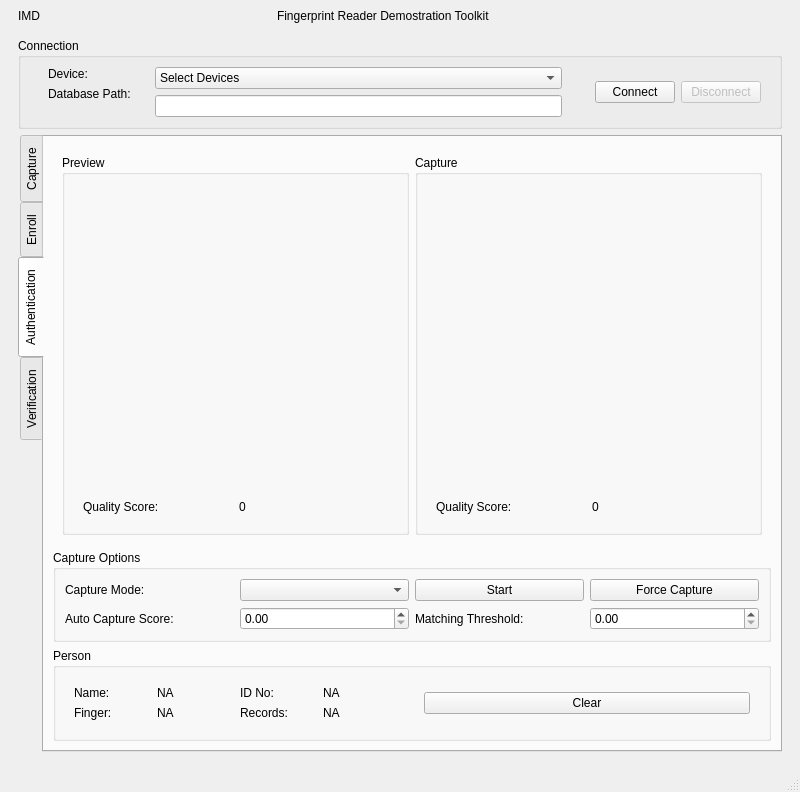
<?xml version="1.0" encoding="UTF-8"?>
<ui version="4.0">
 <class>MainWindow</class>
 <widget class="QMainWindow" name="MainWindow">
  <property name="geometry">
   <rect>
    <x>0</x>
    <y>0</y>
    <width>800</width>
    <height>792</height>
   </rect>
  </property>
  <property name="windowTitle">
   <string>MainWindow</string>
  </property>
  <widget class="QWidget" name="centralwidget">
   <layout class="QVBoxLayout" name="verticalLayout">
    <item>
     <widget class="QWidget" name="widget_2" native="true">
      <property name="sizePolicy">
       <sizepolicy hsizetype="Preferred" vsizetype="Fixed">
        <horstretch>0</horstretch>
        <verstretch>0</verstretch>
       </sizepolicy>
      </property>
      <layout class="QHBoxLayout" name="horizontalLayout">
       <property name="topMargin">
        <number>0</number>
       </property>
       <property name="bottomMargin">
        <number>0</number>
       </property>
       <item>
        <widget class="QLabel" name="label">
         <property name="sizePolicy">
          <sizepolicy hsizetype="Preferred" vsizetype="Preferred">
           <horstretch>2</horstretch>
           <verstretch>0</verstretch>
          </sizepolicy>
         </property>
         <property name="text">
          <string>IMD</string>
         </property>
        </widget>
       </item>
       <item>
        <widget class="QLabel" name="label_2">
         <property name="sizePolicy">
          <sizepolicy hsizetype="Preferred" vsizetype="Preferred">
           <horstretch>4</horstretch>
           <verstretch>0</verstretch>
          </sizepolicy>
         </property>
         <property name="text">
          <string>Fingerprint Reader Demostration Toolkit</string>
         </property>
        </widget>
       </item>
      </layout>
     </widget>
    </item>
    <item>
     <widget class="QWidget" name="widget" native="true">
      <property name="sizePolicy">
       <sizepolicy hsizetype="Preferred" vsizetype="Expanding">
        <horstretch>0</horstretch>
        <verstretch>0</verstretch>
       </sizepolicy>
      </property>
      <layout class="QVBoxLayout" name="verticalLayout_2">
       <item>
        <widget class="QGroupBox" name="groupBox">
         <property name="sizePolicy">
          <sizepolicy hsizetype="Preferred" vsizetype="Fixed">
           <horstretch>0</horstretch>
           <verstretch>0</verstretch>
          </sizepolicy>
         </property>
         <property name="title">
          <string>Connection</string>
         </property>
         <layout class="QHBoxLayout" name="horizontalLayout_5">
          <item>
           <widget class="QWidget" name="widget_12" native="true">
            <layout class="QHBoxLayout" name="horizontalLayout_9">
             <property name="topMargin">
              <number>0</number>
             </property>
             <property name="bottomMargin">
              <number>0</number>
             </property>
             <item>
              <widget class="QWidget" name="widget_13" native="true">
               <property name="sizePolicy">
                <sizepolicy hsizetype="Fixed" vsizetype="Preferred">
                 <horstretch>0</horstretch>
                 <verstretch>0</verstretch>
                </sizepolicy>
               </property>
               <layout class="QFormLayout" name="formLayout">
                <property name="topMargin">
                 <number>0</number>
                </property>
                <property name="bottomMargin">
                 <number>0</number>
                </property>
                <item row="0" column="0">
                 <widget class="QLabel" name="label_3">
                  <property name="sizePolicy">
                   <sizepolicy hsizetype="Fixed" vsizetype="Preferred">
                    <horstretch>2</horstretch>
                    <verstretch>0</verstretch>
                   </sizepolicy>
                  </property>
                  <property name="text">
                   <string>Device:</string>
                  </property>
                 </widget>
                </item>
                <item row="1" column="0">
                 <widget class="QLabel" name="label_4">
                  <property name="sizePolicy">
                   <sizepolicy hsizetype="Fixed" vsizetype="Preferred">
                    <horstretch>0</horstretch>
                    <verstretch>0</verstretch>
                   </sizepolicy>
                  </property>
                  <property name="text">
                   <string>Database Path:</string>
                  </property>
                 </widget>
                </item>
               </layout>
              </widget>
             </item>
             <item>
              <widget class="QWidget" name="widget_19" native="true">
               <layout class="QGridLayout" name="gridLayout_8">
                <property name="topMargin">
                 <number>0</number>
                </property>
                <property name="bottomMargin">
                 <number>0</number>
                </property>
                <item row="0" column="0">
                 <widget class="QComboBox" name="serialPortInfoListBox">
                  <property name="sizePolicy">
                   <sizepolicy hsizetype="Preferred" vsizetype="Preferred">
                    <horstretch>9</horstretch>
                    <verstretch>0</verstretch>
                   </sizepolicy>
                  </property>
                  <property name="currentText">
                   <string>Select Devices</string>
                  </property>
                  <item>
                   <property name="text">
                    <string>Select Devices</string>
                   </property>
                  </item>
                  <item>
                   <property name="text">
                    <string>IMD Fap30</string>
                   </property>
                  </item>
                  <item>
                   <property name="text">
                    <string>IMD Fap90</string>
                   </property>
                  </item>
                 </widget>
                </item>
                <item row="1" column="0">
                 <widget class="QLineEdit" name="lineEdit">
                  <property name="sizePolicy">
                   <sizepolicy hsizetype="Preferred" vsizetype="Preferred">
                    <horstretch>2</horstretch>
                    <verstretch>0</verstretch>
                   </sizepolicy>
                  </property>
                 </widget>
                </item>
               </layout>
              </widget>
             </item>
            </layout>
           </widget>
          </item>
          <item>
           <widget class="QWidget" name="widget_4" native="true">
            <property name="sizePolicy">
             <sizepolicy hsizetype="Preferred" vsizetype="Fixed">
              <horstretch>0</horstretch>
              <verstretch>0</verstretch>
             </sizepolicy>
            </property>
            <layout class="QHBoxLayout" name="horizontalLayout_4">
             <property name="topMargin">
              <number>0</number>
             </property>
             <property name="bottomMargin">
              <number>0</number>
             </property>
             <item>
              <widget class="QPushButton" name="connectButton">
               <property name="sizePolicy">
                <sizepolicy hsizetype="Fixed" vsizetype="Fixed">
                 <horstretch>0</horstretch>
                 <verstretch>0</verstretch>
                </sizepolicy>
               </property>
               <property name="text">
                <string>Connect</string>
               </property>
              </widget>
             </item>
             <item>
              <widget class="QPushButton" name="disconnectButton">
               <property name="enabled">
                <bool>false</bool>
               </property>
               <property name="sizePolicy">
                <sizepolicy hsizetype="Fixed" vsizetype="Fixed">
                 <horstretch>0</horstretch>
                 <verstretch>0</verstretch>
                </sizepolicy>
               </property>
               <property name="text">
                <string>Disconnect</string>
               </property>
              </widget>
             </item>
            </layout>
           </widget>
          </item>
         </layout>
        </widget>
       </item>
       <item>
        <widget class="QTabWidget" name="tabWidget">
         <property name="focusPolicy">
          <enum>Qt::TabFocus</enum>
         </property>
         <property name="layoutDirection">
          <enum>Qt::LeftToRight</enum>
         </property>
         <property name="autoFillBackground">
          <bool>false</bool>
         </property>
         <property name="tabPosition">
          <enum>QTabWidget::West</enum>
         </property>
         <property name="tabShape">
          <enum>QTabWidget::Rounded</enum>
         </property>
         <property name="currentIndex">
          <number>2</number>
         </property>
         <property name="elideMode">
          <enum>Qt::ElideNone</enum>
         </property>
         <property name="documentMode">
          <bool>false</bool>
         </property>
         <property name="tabsClosable">
          <bool>false</bool>
         </property>
         <property name="movable">
          <bool>false</bool>
         </property>
         <property name="tabBarAutoHide">
          <bool>false</bool>
         </property>
         <widget class="QWidget" name="tab">
          <attribute name="title">
           <string>Capture</string>
          </attribute>
          <layout class="QVBoxLayout" name="verticalLayout_7">
           <item>
            <widget class="QWidget" name="widget_7" native="true">
             <layout class="QHBoxLayout" name="horizontalLayout_6">
              <item>
               <widget class="QGroupBox" name="groupBox_2">
                <property name="title">
                 <string>Preview</string>
                </property>
                <layout class="QVBoxLayout" name="verticalLayout_4">
                 <item>
                  <widget class="QWidget" name="widget_10" native="true">
                   <property name="sizePolicy">
                    <sizepolicy hsizetype="Preferred" vsizetype="Preferred">
                     <horstretch>0</horstretch>
                     <verstretch>0</verstretch>
                    </sizepolicy>
                   </property>
                  </widget>
                 </item>
                 <item>
                  <widget class="QWidget" name="widget_8" native="true">
                   <property name="sizePolicy">
                    <sizepolicy hsizetype="Preferred" vsizetype="Fixed">
                     <horstretch>0</horstretch>
                     <verstretch>0</verstretch>
                    </sizepolicy>
                   </property>
                   <layout class="QHBoxLayout" name="horizontalLayout_7">
                    <item>
                     <widget class="QLabel" name="label_5">
                      <property name="text">
                       <string>Quality Score:</string>
                      </property>
                     </widget>
                    </item>
                    <item>
                     <widget class="QLabel" name="label_6">
                      <property name="text">
                       <string>0</string>
                      </property>
                     </widget>
                    </item>
                   </layout>
                  </widget>
                 </item>
                </layout>
               </widget>
              </item>
              <item>
               <widget class="QGroupBox" name="groupBox_3">
                <property name="title">
                 <string>Capture</string>
                </property>
                <layout class="QVBoxLayout" name="verticalLayout_5">
                 <item>
                  <widget class="QWidget" name="widget_11" native="true">
                   <property name="sizePolicy">
                    <sizepolicy hsizetype="Preferred" vsizetype="Preferred">
                     <horstretch>0</horstretch>
                     <verstretch>0</verstretch>
                    </sizepolicy>
                   </property>
                  </widget>
                 </item>
                 <item>
                  <widget class="QWidget" name="widget_9" native="true">
                   <property name="sizePolicy">
                    <sizepolicy hsizetype="Preferred" vsizetype="Fixed">
                     <horstretch>0</horstretch>
                     <verstretch>0</verstretch>
                    </sizepolicy>
                   </property>
                   <layout class="QHBoxLayout" name="horizontalLayout_8">
                    <item>
                     <widget class="QLabel" name="label_7">
                      <property name="text">
                       <string>Quality Score:</string>
                      </property>
                     </widget>
                    </item>
                    <item>
                     <widget class="QLabel" name="label_8">
                      <property name="text">
                       <string>0</string>
                      </property>
                     </widget>
                    </item>
                   </layout>
                  </widget>
                 </item>
                </layout>
               </widget>
              </item>
             </layout>
            </widget>
           </item>
           <item>
            <widget class="QGroupBox" name="groupBox_5">
             <property name="sizePolicy">
              <sizepolicy hsizetype="Preferred" vsizetype="Fixed">
               <horstretch>0</horstretch>
               <verstretch>0</verstretch>
              </sizepolicy>
             </property>
             <property name="title">
              <string>Capture Options</string>
             </property>
             <layout class="QGridLayout" name="gridLayout_2">
              <item row="1" column="1">
               <widget class="QDoubleSpinBox" name="doubleSpinBox_4"/>
              </item>
              <item row="1" column="0">
               <widget class="QLabel" name="label_19">
                <property name="text">
                 <string>Auto Capture Score:</string>
                </property>
               </widget>
              </item>
              <item row="0" column="0">
               <widget class="QLabel" name="label_18">
                <property name="text">
                 <string>Capture Mode:</string>
                </property>
               </widget>
              </item>
              <item row="0" column="2">
               <widget class="QPushButton" name="pushButton_3">
                <property name="text">
                 <string>Start</string>
                </property>
               </widget>
              </item>
              <item row="0" column="1">
               <widget class="QComboBox" name="comboBox_2"/>
              </item>
              <item row="0" column="3">
               <widget class="QPushButton" name="pushButton_4">
                <property name="text">
                 <string>Force Capture</string>
                </property>
               </widget>
              </item>
              <item row="1" column="3">
               <widget class="QDoubleSpinBox" name="doubleSpinBox_8"/>
              </item>
              <item row="1" column="2">
               <widget class="QLabel" name="label_48">
                <property name="text">
                 <string>Matching Threshold:</string>
                </property>
               </widget>
              </item>
             </layout>
            </widget>
           </item>
           <item>
            <widget class="QGroupBox" name="groupBox_4">
             <property name="sizePolicy">
              <sizepolicy hsizetype="Preferred" vsizetype="Fixed">
               <horstretch>0</horstretch>
               <verstretch>0</verstretch>
              </sizepolicy>
             </property>
             <property name="title">
              <string>Calibration</string>
             </property>
             <layout class="QHBoxLayout" name="horizontalLayout_10">
              <item>
               <widget class="QLabel" name="label_9">
                <property name="sizePolicy">
                 <sizepolicy hsizetype="Fixed" vsizetype="Preferred">
                  <horstretch>0</horstretch>
                  <verstretch>0</verstretch>
                 </sizepolicy>
                </property>
                <property name="text">
                 <string>Brightness:</string>
                </property>
               </widget>
              </item>
              <item>
               <widget class="QDoubleSpinBox" name="doubleSpinBox"/>
              </item>
              <item>
               <widget class="QLabel" name="label_12">
                <property name="sizePolicy">
                 <sizepolicy hsizetype="Fixed" vsizetype="Preferred">
                  <horstretch>0</horstretch>
                  <verstretch>0</verstretch>
                 </sizepolicy>
                </property>
                <property name="text">
                 <string>Contrast:</string>
                </property>
               </widget>
              </item>
              <item>
               <widget class="QDoubleSpinBox" name="doubleSpinBox_2"/>
              </item>
              <item>
               <widget class="QLabel" name="label_13">
                <property name="sizePolicy">
                 <sizepolicy hsizetype="Fixed" vsizetype="Preferred">
                  <horstretch>0</horstretch>
                  <verstretch>0</verstretch>
                 </sizepolicy>
                </property>
                <property name="text">
                 <string>Gain:</string>
                </property>
               </widget>
              </item>
              <item>
               <widget class="QDoubleSpinBox" name="doubleSpinBox_3"/>
              </item>
              <item>
               <widget class="QPushButton" name="pushButton_5">
                <property name="text">
                 <string>Reset</string>
                </property>
               </widget>
              </item>
             </layout>
            </widget>
           </item>
          </layout>
         </widget>
         <widget class="QWidget" name="tab_2">
          <attribute name="title">
           <string>Enroll</string>
          </attribute>
          <layout class="QVBoxLayout" name="verticalLayout_10">
           <item>
            <widget class="QWidget" name="widget_14" native="true">
             <layout class="QHBoxLayout" name="horizontalLayout_11">
              <item>
               <widget class="QGroupBox" name="groupBox_6">
                <property name="title">
                 <string>Preview</string>
                </property>
                <layout class="QVBoxLayout" name="verticalLayout_8">
                 <item>
                  <widget class="QWidget" name="widget_15" native="true">
                   <property name="sizePolicy">
                    <sizepolicy hsizetype="Preferred" vsizetype="Preferred">
                     <horstretch>0</horstretch>
                     <verstretch>0</verstretch>
                    </sizepolicy>
                   </property>
                  </widget>
                 </item>
                 <item>
                  <widget class="QWidget" name="widget_16" native="true">
                   <property name="sizePolicy">
                    <sizepolicy hsizetype="Preferred" vsizetype="Fixed">
                     <horstretch>0</horstretch>
                     <verstretch>0</verstretch>
                    </sizepolicy>
                   </property>
                   <layout class="QHBoxLayout" name="horizontalLayout_12">
                    <item>
                     <widget class="QLabel" name="label_14">
                      <property name="text">
                       <string>Quality Score:</string>
                      </property>
                     </widget>
                    </item>
                    <item>
                     <widget class="QLabel" name="label_15">
                      <property name="text">
                       <string>0</string>
                      </property>
                     </widget>
                    </item>
                   </layout>
                  </widget>
                 </item>
                </layout>
               </widget>
              </item>
              <item>
               <widget class="QGroupBox" name="groupBox_7">
                <property name="title">
                 <string>Capture</string>
                </property>
                <layout class="QVBoxLayout" name="verticalLayout_9">
                 <item>
                  <widget class="QWidget" name="widget_17" native="true">
                   <property name="sizePolicy">
                    <sizepolicy hsizetype="Preferred" vsizetype="Preferred">
                     <horstretch>0</horstretch>
                     <verstretch>0</verstretch>
                    </sizepolicy>
                   </property>
                  </widget>
                 </item>
                 <item>
                  <widget class="QWidget" name="widget_18" native="true">
                   <property name="sizePolicy">
                    <sizepolicy hsizetype="Preferred" vsizetype="Fixed">
                     <horstretch>0</horstretch>
                     <verstretch>0</verstretch>
                    </sizepolicy>
                   </property>
                   <layout class="QHBoxLayout" name="horizontalLayout_13">
                    <item>
                     <widget class="QLabel" name="label_16">
                      <property name="text">
                       <string>Quality Score:</string>
                      </property>
                     </widget>
                    </item>
                    <item>
                     <widget class="QLabel" name="label_17">
                      <property name="text">
                       <string>0</string>
                      </property>
                     </widget>
                    </item>
                   </layout>
                  </widget>
                 </item>
                </layout>
               </widget>
              </item>
             </layout>
            </widget>
           </item>
           <item>
            <widget class="QGroupBox" name="groupBox_8">
             <property name="sizePolicy">
              <sizepolicy hsizetype="Preferred" vsizetype="Fixed">
               <horstretch>0</horstretch>
               <verstretch>0</verstretch>
              </sizepolicy>
             </property>
             <property name="title">
              <string>Capture Options</string>
             </property>
             <layout class="QGridLayout" name="gridLayout_5">
              <item row="1" column="1">
               <widget class="QDoubleSpinBox" name="doubleSpinBox_5"/>
              </item>
              <item row="1" column="0">
               <widget class="QLabel" name="label_20">
                <property name="text">
                 <string>Auto Capture Score:</string>
                </property>
               </widget>
              </item>
              <item row="0" column="0">
               <widget class="QLabel" name="label_21">
                <property name="text">
                 <string>Capture Mode:</string>
                </property>
               </widget>
              </item>
              <item row="0" column="2">
               <widget class="QPushButton" name="pushButton_6">
                <property name="text">
                 <string>Start</string>
                </property>
               </widget>
              </item>
              <item row="0" column="1">
               <widget class="QComboBox" name="comboBox_3"/>
              </item>
              <item row="0" column="3">
               <widget class="QPushButton" name="pushButton_7">
                <property name="text">
                 <string>Force Capture</string>
                </property>
               </widget>
              </item>
              <item row="1" column="3">
               <widget class="QDoubleSpinBox" name="doubleSpinBox_9"/>
              </item>
              <item row="1" column="2">
               <widget class="QLabel" name="label_49">
                <property name="text">
                 <string>Matching Threshold:</string>
                </property>
               </widget>
              </item>
             </layout>
            </widget>
           </item>
           <item>
            <widget class="QGroupBox" name="groupBox_9">
             <property name="sizePolicy">
              <sizepolicy hsizetype="Preferred" vsizetype="Fixed">
               <horstretch>0</horstretch>
               <verstretch>0</verstretch>
              </sizepolicy>
             </property>
             <property name="title">
              <string>Person</string>
             </property>
             <layout class="QGridLayout" name="gridLayout">
              <item row="1" column="2">
               <widget class="QLabel" name="label_24">
                <property name="text">
                 <string>Records:</string>
                </property>
               </widget>
              </item>
              <item row="1" column="0">
               <widget class="QLabel" name="label_22">
                <property name="text">
                 <string>ID No:</string>
                </property>
               </widget>
              </item>
              <item row="0" column="2">
               <widget class="QLabel" name="label_26">
                <property name="text">
                 <string>Finger:</string>
                </property>
               </widget>
              </item>
              <item row="1" column="1">
               <widget class="QLineEdit" name="lineEdit_2"/>
              </item>
              <item row="0" column="3">
               <widget class="QComboBox" name="comboBox_4"/>
              </item>
              <item row="1" column="3">
               <widget class="QLabel" name="label_25">
                <property name="text">
                 <string>0</string>
                </property>
               </widget>
              </item>
              <item row="0" column="1">
               <widget class="QLineEdit" name="lineEdit_3"/>
              </item>
              <item row="0" column="0">
               <widget class="QLabel" name="label_23">
                <property name="text">
                 <string>Name:</string>
                </property>
               </widget>
              </item>
              <item row="0" column="4">
               <widget class="QPushButton" name="pushButton_8">
                <property name="text">
                 <string>Enroll</string>
                </property>
               </widget>
              </item>
              <item row="1" column="4">
               <widget class="QPushButton" name="pushButton_9">
                <property name="text">
                 <string>Clear DB</string>
                </property>
               </widget>
              </item>
             </layout>
            </widget>
           </item>
          </layout>
         </widget>
         <widget class="QWidget" name="tab_3">
          <attribute name="title">
           <string>Authentication</string>
          </attribute>
          <layout class="QVBoxLayout" name="verticalLayout_11">
           <item>
            <widget class="QWidget" name="widget_27" native="true">
             <layout class="QHBoxLayout" name="horizontalLayout_22">
              <item>
               <widget class="QGroupBox" name="groupBox_10">
                <property name="title">
                 <string>Preview</string>
                </property>
                <layout class="QVBoxLayout" name="verticalLayout_13">
                 <item>
                  <widget class="QWidget" name="widget_28" native="true">
                   <property name="sizePolicy">
                    <sizepolicy hsizetype="Preferred" vsizetype="Preferred">
                     <horstretch>0</horstretch>
                     <verstretch>0</verstretch>
                    </sizepolicy>
                   </property>
                  </widget>
                 </item>
                 <item>
                  <widget class="QWidget" name="widget_29" native="true">
                   <property name="sizePolicy">
                    <sizepolicy hsizetype="Preferred" vsizetype="Fixed">
                     <horstretch>0</horstretch>
                     <verstretch>0</verstretch>
                    </sizepolicy>
                   </property>
                   <layout class="QHBoxLayout" name="horizontalLayout_23">
                    <item>
                     <widget class="QLabel" name="label_27">
                      <property name="text">
                       <string>Quality Score:</string>
                      </property>
                     </widget>
                    </item>
                    <item>
                     <widget class="QLabel" name="label_28">
                      <property name="text">
                       <string>0</string>
                      </property>
                     </widget>
                    </item>
                   </layout>
                  </widget>
                 </item>
                </layout>
               </widget>
              </item>
              <item>
               <widget class="QGroupBox" name="groupBox_11">
                <property name="title">
                 <string>Capture</string>
                </property>
                <layout class="QVBoxLayout" name="verticalLayout_14">
                 <item>
                  <widget class="QWidget" name="widget_30" native="true">
                   <property name="sizePolicy">
                    <sizepolicy hsizetype="Preferred" vsizetype="Preferred">
                     <horstretch>0</horstretch>
                     <verstretch>0</verstretch>
                    </sizepolicy>
                   </property>
                  </widget>
                 </item>
                 <item>
                  <widget class="QWidget" name="widget_31" native="true">
                   <property name="sizePolicy">
                    <sizepolicy hsizetype="Preferred" vsizetype="Fixed">
                     <horstretch>0</horstretch>
                     <verstretch>0</verstretch>
                    </sizepolicy>
                   </property>
                   <layout class="QHBoxLayout" name="horizontalLayout_24">
                    <item>
                     <widget class="QLabel" name="label_29">
                      <property name="text">
                       <string>Quality Score:</string>
                      </property>
                     </widget>
                    </item>
                    <item>
                     <widget class="QLabel" name="label_30">
                      <property name="text">
                       <string>0</string>
                      </property>
                     </widget>
                    </item>
                   </layout>
                  </widget>
                 </item>
                </layout>
               </widget>
              </item>
             </layout>
            </widget>
           </item>
           <item>
            <widget class="QGroupBox" name="groupBox_12">
             <property name="sizePolicy">
              <sizepolicy hsizetype="Preferred" vsizetype="Fixed">
               <horstretch>0</horstretch>
               <verstretch>0</verstretch>
              </sizepolicy>
             </property>
             <property name="title">
              <string>Capture Options</string>
             </property>
             <layout class="QGridLayout" name="gridLayout_6">
              <item row="1" column="1">
               <widget class="QDoubleSpinBox" name="doubleSpinBox_6"/>
              </item>
              <item row="1" column="0">
               <widget class="QLabel" name="label_31">
                <property name="text">
                 <string>Auto Capture Score:</string>
                </property>
               </widget>
              </item>
              <item row="0" column="0">
               <widget class="QLabel" name="label_32">
                <property name="text">
                 <string>Capture Mode:</string>
                </property>
               </widget>
              </item>
              <item row="0" column="2">
               <widget class="QPushButton" name="pushButton_10">
                <property name="text">
                 <string>Start</string>
                </property>
               </widget>
              </item>
              <item row="0" column="1">
               <widget class="QComboBox" name="comboBox_5"/>
              </item>
              <item row="0" column="3">
               <widget class="QPushButton" name="pushButton_11">
                <property name="text">
                 <string>Force Capture</string>
                </property>
               </widget>
              </item>
              <item row="1" column="3">
               <widget class="QDoubleSpinBox" name="doubleSpinBox_10"/>
              </item>
              <item row="1" column="2">
               <widget class="QLabel" name="label_50">
                <property name="text">
                 <string>Matching Threshold:</string>
                </property>
               </widget>
              </item>
             </layout>
            </widget>
           </item>
           <item>
            <widget class="QGroupBox" name="groupBox_14">
             <property name="sizePolicy">
              <sizepolicy hsizetype="Preferred" vsizetype="Fixed">
               <horstretch>0</horstretch>
               <verstretch>0</verstretch>
              </sizepolicy>
             </property>
             <property name="title">
              <string>Person</string>
             </property>
             <layout class="QGridLayout" name="gridLayout_3">
              <item row="0" column="0">
               <widget class="QWidget" name="widget_37" native="true">
                <layout class="QGridLayout" name="gridLayout_4">
                 <item row="0" column="2">
                  <widget class="QLabel" name="label_38">
                   <property name="text">
                    <string>ID No:</string>
                   </property>
                  </widget>
                 </item>
                 <item row="0" column="0">
                  <widget class="QLabel" name="label_41">
                   <property name="text">
                    <string>Name:</string>
                   </property>
                  </widget>
                 </item>
                 <item row="1" column="3">
                  <widget class="QLabel" name="label_40">
                   <property name="text">
                    <string>NA</string>
                   </property>
                  </widget>
                 </item>
                 <item row="1" column="0">
                  <widget class="QLabel" name="label_42">
                   <property name="text">
                    <string>Finger:</string>
                   </property>
                  </widget>
                 </item>
                 <item row="1" column="2">
                  <widget class="QLabel" name="label_39">
                   <property name="text">
                    <string>Records:</string>
                   </property>
                  </widget>
                 </item>
                 <item row="0" column="1">
                  <widget class="QLabel" name="label_43">
                   <property name="text">
                    <string>NA</string>
                   </property>
                  </widget>
                 </item>
                 <item row="1" column="1">
                  <widget class="QLabel" name="label_44">
                   <property name="text">
                    <string>NA</string>
                   </property>
                  </widget>
                 </item>
                 <item row="0" column="3">
                  <widget class="QLabel" name="label_45">
                   <property name="text">
                    <string>NA</string>
                   </property>
                  </widget>
                 </item>
                </layout>
               </widget>
              </item>
              <item row="0" column="1">
               <widget class="QWidget" name="widget_38" native="true">
                <layout class="QVBoxLayout" name="verticalLayout_17">
                 <item>
                  <widget class="QPushButton" name="pushButton_12">
                   <property name="text">
                    <string>Clear</string>
                   </property>
                  </widget>
                 </item>
                </layout>
               </widget>
              </item>
             </layout>
            </widget>
           </item>
          </layout>
         </widget>
         <widget class="QWidget" name="tab_4">
          <attribute name="title">
           <string>Verification</string>
          </attribute>
          <layout class="QVBoxLayout" name="verticalLayout_12">
           <item>
            <widget class="QWidget" name="widget_36" native="true">
             <layout class="QHBoxLayout" name="horizontalLayout_29">
              <item>
               <widget class="QGroupBox" name="groupBox_13">
                <property name="title">
                 <string>Preview</string>
                </property>
                <layout class="QVBoxLayout" name="verticalLayout_18">
                 <item>
                  <widget class="QWidget" name="widget_39" native="true">
                   <property name="sizePolicy">
                    <sizepolicy hsizetype="Preferred" vsizetype="Preferred">
                     <horstretch>0</horstretch>
                     <verstretch>0</verstretch>
                    </sizepolicy>
                   </property>
                  </widget>
                 </item>
                 <item>
                  <widget class="QWidget" name="widget_40" native="true">
                   <property name="sizePolicy">
                    <sizepolicy hsizetype="Preferred" vsizetype="Fixed">
                     <horstretch>0</horstretch>
                     <verstretch>0</verstretch>
                    </sizepolicy>
                   </property>
                   <layout class="QHBoxLayout" name="horizontalLayout_30">
                    <item>
                     <widget class="QLabel" name="label_33">
                      <property name="text">
                       <string>Quality Score:</string>
                      </property>
                     </widget>
                    </item>
                    <item>
                     <widget class="QLabel" name="label_34">
                      <property name="text">
                       <string>0</string>
                      </property>
                     </widget>
                    </item>
                   </layout>
                  </widget>
                 </item>
                </layout>
               </widget>
              </item>
              <item>
               <widget class="QGroupBox" name="groupBox_15">
                <property name="title">
                 <string>Capture</string>
                </property>
                <layout class="QVBoxLayout" name="verticalLayout_19">
                 <item>
                  <widget class="QWidget" name="widget_41" native="true">
                   <property name="sizePolicy">
                    <sizepolicy hsizetype="Preferred" vsizetype="Preferred">
                     <horstretch>0</horstretch>
                     <verstretch>0</verstretch>
                    </sizepolicy>
                   </property>
                  </widget>
                 </item>
                 <item>
                  <widget class="QWidget" name="widget_42" native="true">
                   <property name="sizePolicy">
                    <sizepolicy hsizetype="Preferred" vsizetype="Fixed">
                     <horstretch>0</horstretch>
                     <verstretch>0</verstretch>
                    </sizepolicy>
                   </property>
                   <layout class="QHBoxLayout" name="horizontalLayout_31">
                    <item>
                     <widget class="QLabel" name="label_35">
                      <property name="text">
                       <string>Quality Score:</string>
                      </property>
                     </widget>
                    </item>
                    <item>
                     <widget class="QLabel" name="label_36">
                      <property name="text">
                       <string>0</string>
                      </property>
                     </widget>
                    </item>
                   </layout>
                  </widget>
                 </item>
                </layout>
               </widget>
              </item>
             </layout>
            </widget>
           </item>
           <item>
            <widget class="QGroupBox" name="groupBox_16">
             <property name="sizePolicy">
              <sizepolicy hsizetype="Preferred" vsizetype="Fixed">
               <horstretch>0</horstretch>
               <verstretch>0</verstretch>
              </sizepolicy>
             </property>
             <property name="title">
              <string>Capture Options</string>
             </property>
             <layout class="QGridLayout" name="gridLayout_7">
              <item row="1" column="1">
               <widget class="QDoubleSpinBox" name="doubleSpinBox_7"/>
              </item>
              <item row="1" column="0">
               <widget class="QLabel" name="label_37">
                <property name="text">
                 <string>Auto Capture Score:</string>
                </property>
               </widget>
              </item>
              <item row="0" column="0">
               <widget class="QLabel" name="label_46">
                <property name="text">
                 <string>Capture Mode:</string>
                </property>
               </widget>
              </item>
              <item row="0" column="2">
               <widget class="QPushButton" name="pushButton_13">
                <property name="text">
                 <string>Start</string>
                </property>
               </widget>
              </item>
              <item row="0" column="1">
               <widget class="QComboBox" name="comboBox_6"/>
              </item>
              <item row="0" column="3">
               <widget class="QPushButton" name="pushButton_14">
                <property name="text">
                 <string>Force Capture</string>
                </property>
               </widget>
              </item>
              <item row="1" column="3">
               <widget class="QDoubleSpinBox" name="doubleSpinBox_11"/>
              </item>
              <item row="1" column="2">
               <widget class="QLabel" name="label_51">
                <property name="text">
                 <string>Matching Threshold:</string>
                </property>
               </widget>
              </item>
             </layout>
            </widget>
           </item>
           <item>
            <widget class="QGroupBox" name="groupBox_17">
             <property name="sizePolicy">
              <sizepolicy hsizetype="Preferred" vsizetype="Fixed">
               <horstretch>0</horstretch>
               <verstretch>0</verstretch>
              </sizepolicy>
             </property>
             <property name="title">
              <string>Verification</string>
             </property>
             <layout class="QHBoxLayout" name="horizontalLayout_36">
              <item>
               <widget class="QLabel" name="label_47">
                <property name="text">
                 <string>ID No:</string>
                </property>
               </widget>
              </item>
              <item>
               <widget class="QLineEdit" name="lineEdit_4"/>
              </item>
              <item>
               <widget class="QPushButton" name="pushButton_15">
                <property name="text">
                 <string>Verify</string>
                </property>
               </widget>
              </item>
             </layout>
            </widget>
           </item>
          </layout>
         </widget>
        </widget>
       </item>
      </layout>
     </widget>
    </item>
   </layout>
  </widget>
  <widget class="QMenuBar" name="menubar">
   <property name="geometry">
    <rect>
     <x>0</x>
     <y>0</y>
     <width>800</width>
     <height>19</height>
    </rect>
   </property>
  </widget>
  <widget class="QStatusBar" name="statusbar"/>
 </widget>
 <resources/>
 <connections/>
</ui>
